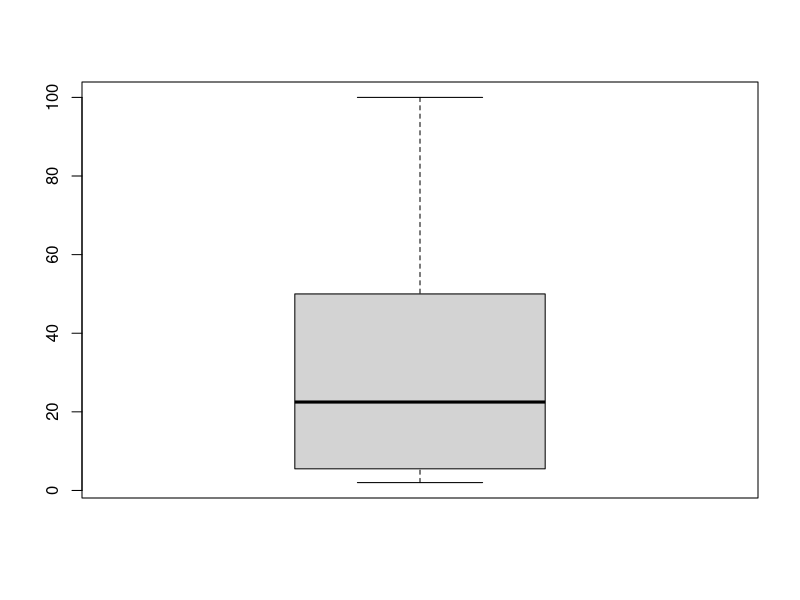
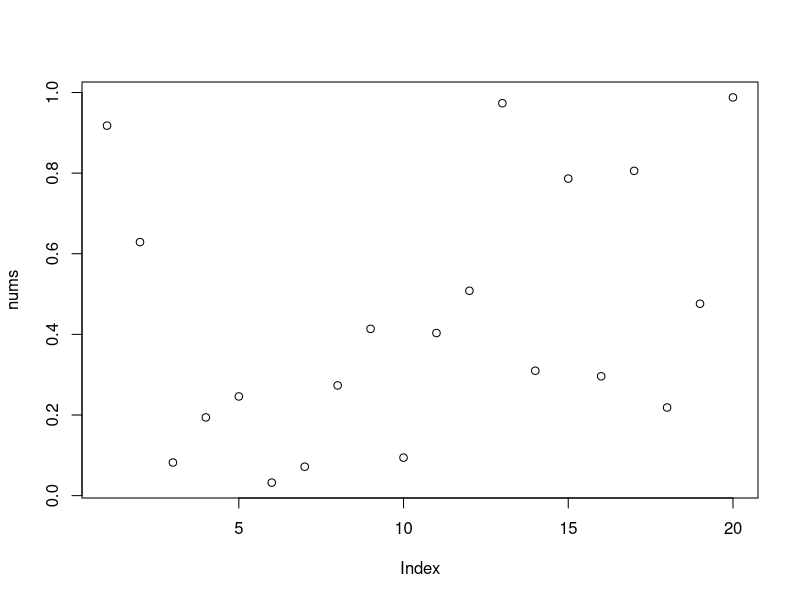
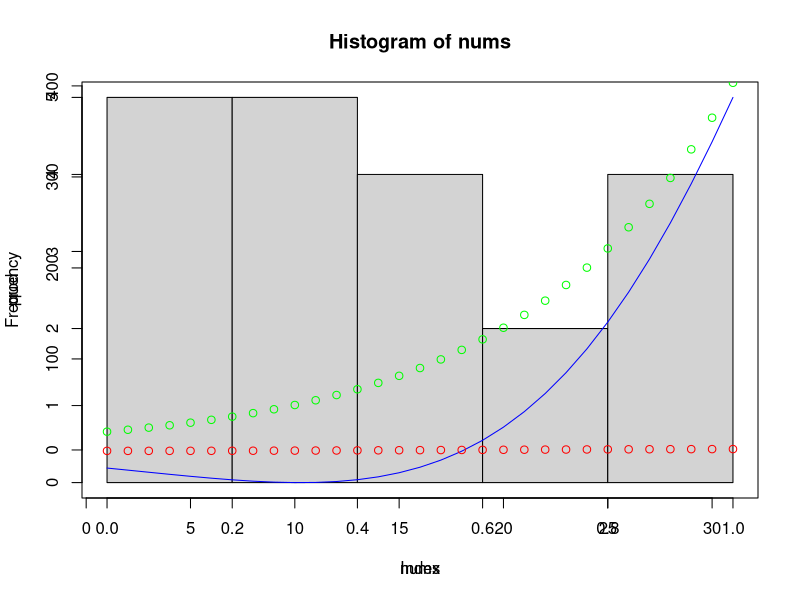
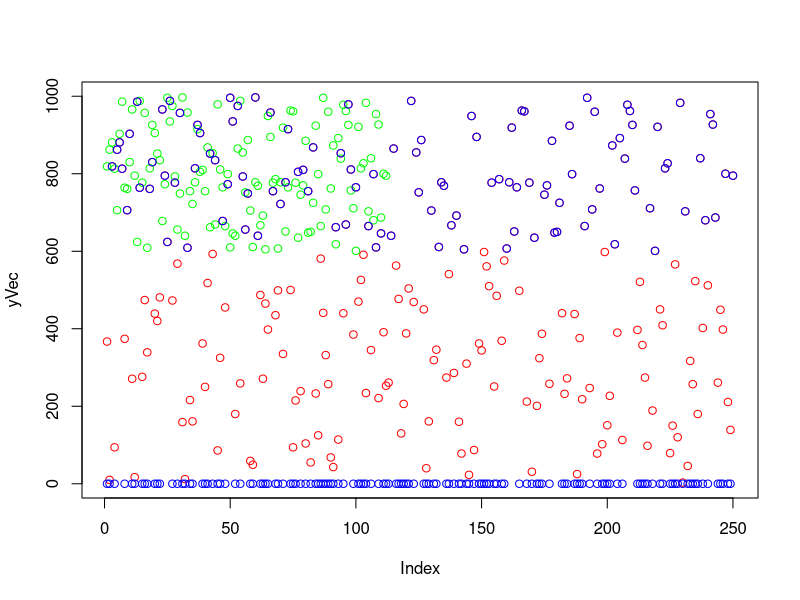

Recreate these plots in R, in order.
#Class 9.12.2016 MON

a <- 2
b <- 50
c <- 3
a+b
b/a
50%%3 #余
a_vec <- c(3, 50, 5, 6, 10, 50, 20, 2, 100, 30, 25, 80)
str(a_vec) #structure command, show structure
sum(a_vec) #和
summary(a_vec)
length(a_vec)
boxplot(a_vec)
cumsum(a_vec) #cumulative sum
is.vector(a_vec) #
data()

#rundom numbers 生成随机数
runif(20) #括号里点“Tab”显示下拉菜单
options(digits = 2)
nums <- runif(20)
nums

plot(nums)
hist(nums)

set.seed(5)
runif(30)

head(nums) #显示前五个
tail(nums) #显示后五个


#生成矩阵MATRIX

A <- matrix(data = floor(30*runif(16)),nrow = 4, byrow = TRUE)
View(A) #View大写开头

#byrow的意思是什么：
values <- 30*runif(16)
values

#floor的意思是，

A
A[3,3]

dim(A) #显示Dimension

d <- dim(A)
d[1]

b <- floor(20*runif(dim(A)[2]))

x <- solve(A,b)

A%*%x #矩阵相乘


e <- floor(20*runif(4))
f <- floor(20*runif(4))
e*f
sum(e*f)

t(e)%*%f #transport of e


e
f
outer(e,f,"*")
outer(e,f,">")
outer(e,f,">")*1



#Class 9.14.2016 Wed

#TURN IN HOMEWORK: Click"File - Compile Notebook"


a <- runif(9)
a
str(a) #structure command, show structure,显示大体结构等资料
length(a)
typeof(a)

#判断类型

is.atomic(a)
is.list(a)
is.vector(a)

a[5]
a[5] <- NA #删除a中第五个;you can decide how to modify the data

typeof(a[5])

c <- as.integer(50*a)
c
is.atomic(c)
is.list(c)
c[5]
is.na(c)
is.na(c)*1
typeof(c[5])
class(a)

d <- c(c(1,2,3),c(4,5,6))
d

#example:mtcars
dat1 <- mtcars
str(dat1)



mtcars[,1]
typeof(mtcars[,1])
model1 <- lm(mtcars$mpg~mtcars$hp,data = mtcars)
model1 <- lm(mtcars$mpg~mtcars$hp)







#Class 9.16.2016 FRI


#Exercise 1 Question 2

par(new=TRUE)
x <- seq(3,6,by=0.1)
prod <- exp(x)*cos(x)
plot(prod, col="blue", type="l")
points(cos(x),col="red")
#par(new=TRUE)
#y <- exp(x)
points(exp(x),col="green")



#Exercise 1 Question 6

set.seed(50)


xVec <- sample(0:999, size=250, replace=TRUE)
yVec <- sample(0:999, size=250, replace=TRUE)

#hehe
a <- c(10:20)
a[-3]#dropped the 3rd element of the vector
#hehe over

yVec <- yVec[-1]#delete the first element
xVec <- xVec[-length(xVec)]#dropping the last one, can also use"-250" instead of "-length"
dVec <- yVec - xVec


#Ex 1 Q 7

#a

set.seed(50)

yVec <- sample(0:999, size=250, replace=TRUE)
plot(yVec, col="red")

bVec <- yVec[yVec>600]
points(bVec, col="green")


#another way

cVec <- (yVec>600)*1
head(cVec, 20)
length(cVec)
points(yVec*cVec, col="blue")



#Ex 2 Q 4

outer(0:4,0:4,"+") #if no "+" then default is multiplication

A <- matrix(0, nrow=6, ncol=6, byrow=TRUE)
row(A)
col(A)

#abs(col(A)-row(A))==1
(abs(col(A)-row(A))==1)*1

#try not using any FOR loops cause toooooo slow

